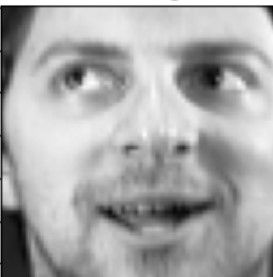
#> input picture Detection/testImg.jpg, 273 x 277 px
$ python integration.py
#> lines starting #> are read from the running program, lines starting #| are printed output that depends on the picture
### Detection/main_recognizer.py
import numpy as np
from sklearn.datasets import fetch_olivetti_faces
import matplotlib.pyplot as plt
import random
import skimage.io as io
from skimage.color import rgb2gray
import cv2

import os
_file_ = os.path.abspath(__file__)
dirname = os.path.dirname(_file_)

dataset_path = 'D:\Senior II\Image Processing\Project\Datasets\Olivietta Dataset'
omegas_path = 'omegas.npy'

# ---------------------------- LOAD OLIVETTI DATASET ---------------------------- #


def load_dataset():
    dataset = fetch_olivetti_faces(
        data_home='D:\Senior II\Image Processing\Project\Datasets/Olivietta Dataset', shuffle=True, random_state=47)
    return dataset


# [305 lines left out: functions extract_info_from_dataset, create_people_dict, view_rand_image, get_flattened_images, get_average_image, get_difference_images and 14 more, not called in this run]


# [19 lines of commented-out code are left out]


def recognizer_main(input_image):
    dataset = load_dataset()
    images, m, height, width, total_images, n_features, y, num_people = extract_info_from_dataset(
        dataset)
    input_image = convert_image(input_image, width, height)
    #people_dict = create_people_dict(total_images, num_people, y)
    flattened_images = get_flattened_images(images, m, height, width)
    average_image = get_average_image(flattened_images, height, width)
    difference_images = get_difference_images(flattened_images, average_image)
    covariance_matrix = get_covariance_matrix(m, n_features, difference_images)
    eigenvalues, eigenfaces = eigenvalues_eigenfaces(
        covariance_matrix, difference_images)
    eigenfaces = normalize_eigenfaces(eigenfaces)
    eigenvalues, eigenfaces = sort_eigenvalues_eigenfaces(
        eigenvalues, eigenfaces)
    K = calculate_K(eigenvalues, m)
    eigenvalues, eigenfaces = select_K_top_eigenfaces(
        eigenvalues, eigenfaces, K)
    omegas = get_omegas(difference_images, eigenfaces)
    predicted_index = predict(
        omegas, input_image, average_image, eigenfaces, height, width, 7)
    if (predicted_index == -1):
        print('Unknown face')
    else:
        # print('Predicted index:', predicted_index)
        print('Known face')
        # show predicted image
        plt.imshow(images[predicted_index],
                   cmap='gray', label='Predicted image')
        plt.show()


# [19 lines left out: function train, not called in this run]

### Detection/integration.py
import main_recognizer
import numpy as np
# import DetectionMain
import skimage.io as io
import os
_file_ = os.path.abspath(__file__)
dirname = os.path.dirname(_file_)


def main():
    imgPath = os.path.join(dirname, 'testImg.jpg')
    img = io.imread(imgPath)
#> img is the input picture: shape (277, 273, 3); min 0, max 255, mean 169.1
    # detectedFace = DetectionMain.detector_main(img)
    if(True):
        # Recognize the face
        main_recognizer.recognizer_main(img)
#> (the call stopped at in load_dataset, `dataset = fetch_olivetti_faces( data_home='D:\Senior II\Image Processi..`: the network is not available in this run)

    imgPath = os.path.join(dirname, 'TestImg/Lopez.jpg')
    img = io.imread(imgPath)
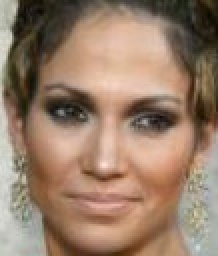
#> input picture Detection/TestImg/Lopez.jpg, 109 x 128 px (shown 2 times larger)
#> img is the input picture: shape (128, 109, 3); mean R, G, B 151.9, 125.5, 105.2
    # detectedFace = DetectionMain.detector_main(img)
    if(True):
        # Recognize the face
        main_recognizer.recognizer_main(img)
#> (the call stopped at in load_dataset, `dataset = fetch_olivetti_faces( data_home='D:\Senior II\Image Processi..`: the network is not available in this run)

    imgPath = os.path.join(dirname, 'olivetti_faces_10.jpg')
    img = io.imread(imgPath)
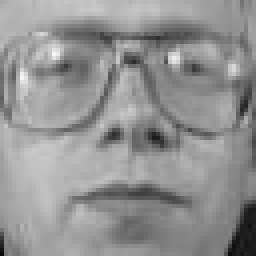
#> input picture Detection/olivetti_faces_10.jpg, 64 x 64 px (shown 4 times larger)
#> img is the input picture: shape (64, 64); min 7, max 247, mean 146.1
    # detectedFace = DetectionMain.detector_main(img)
    if(True):
        # Recognize the face
        main_recognizer.recognizer_main(img)
#> (the call stopped at in load_dataset, `dataset = fetch_olivetti_faces( data_home='D:\Senior II\Image Processi..`: the network is not available in this run)


def train():
    # Train the detector

    # Train the recognizer
    main_recognizer.train()


if __name__ == '__main__':
    main()
